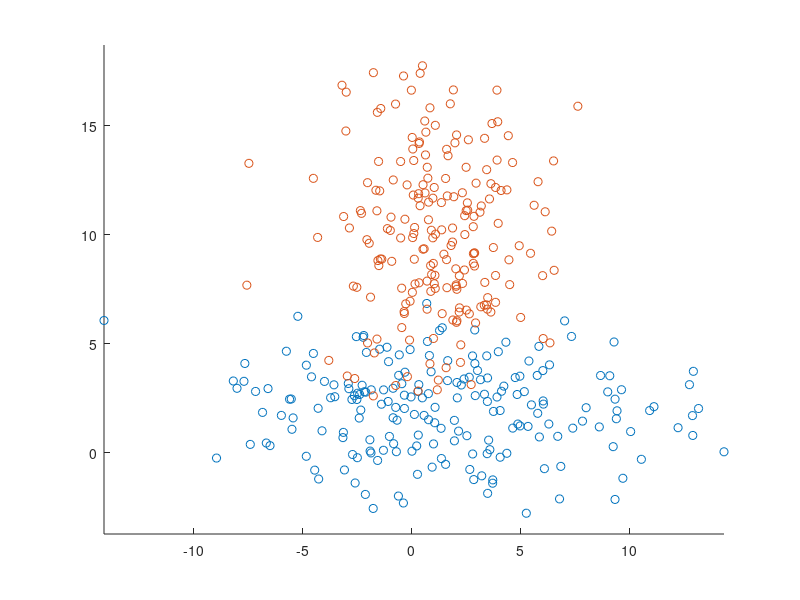

Recreate this plot in MATLAB. (Note: this script raises an error after producing the figure.)
% Two gaussian

rng(0)

X1 = bsxfun(@times,randn(1000,2),[5 2]);
X1 = bsxfun(@plus,X1,[1 2]);
X2 = bsxfun(@times,randn(1000,2),[2.5 3.5]);
X2 = bsxfun(@plus,X2,[1 10]);
X3 = bsxfun(@times,randn(200,2),[5 2]);
X3 = bsxfun(@plus,X3,[1 2]);
X4 = bsxfun(@times,randn(200,2),[2.5 3.5]);
X4 = bsxfun(@plus,X4,[1 10]);

close all

scatter(X3(:,1),X3(:,2),'bx')
hold on
scatter(X4(:,1),X4(:,2),'rx')
axis equal
set(gcf,'renderer','zbuffer');


xTrain = [X1;X2] ;
xTrain = [xTrain ones(size(xTrain,1),1)] ;
yTrain = [ones(size(X1,1),1) ; -ones(size(X2,1),1)] ;

xTest = [X3;X4] ;
xTest = [xTest ones(size(xTest,1),1)] ;
yTest = [ones(size(X3,1),1) ; -ones(size(X4,1),1)] ;


fieldsize=-20:0.1:20;
[xx,yy] = meshgrid(fieldsize,fieldsize);
xGrid = [xx(:) yy(:) ones(length(yy(:)),1)];

flogistic=@(x)(1./(1+exp(-x)));

% PB1 (primal same as logistic Newton-Raphson folder)
c=0.001; w0=zeros(size(xTrain,2),1) ;
PB1=LP_primal_logistic_reg_problem(xTrain,yTrain);
tic;
w_pb1= LP_damped_newton_method(PB1,c,w0);
train_time_primal = toc;
tic;
w_pb1_nr= LP_newton_raphson(PB1,c,w0);
train_time_primal_nr = toc;

val = flogistic(xGrid*w_pb1) ; val = reshape(val,length(fieldsize),length(fieldsize)) ;
contour(xx,yy,val,[0.5 0.5],'r','LineWidth',2);
val = flogistic(xGrid*w_pb1_nr) ; val = reshape(val,length(fieldsize),length(fieldsize)) ;
contour(xx,yy,val,[0.5 0.5],'--r','LineWidth',4);

% PB2: dual (Kernel logistic regression)
% linear kernel
c=0.001; alpha0=zeros(size(xTrain,1),1) ;

K = xTrain*xTrain' ;
PB2=LP_dual_logistic_reg_problem(K,yTrain);

tic;
alpha_pb2= LP_damped_newton_method(PB2,c,alpha0);
train_time_dual_lin = toc;
tic;
alpha_pb2_nr= LP_newton_raphson(PB2,c,alpha0);
train_time_dual_lin_nr = toc;

Kgrid=xGrid*xTrain';
Ktest_lin=xTest*xTrain';

sumProduct_grid =  Kgrid * alpha_pb2 ;
sumProduct_lin =  Ktest_lin * alpha_pb2 ;

sumProduct_grid_nr =  Kgrid * alpha_pb2_nr ;
sumProduct_lin_nr =  Ktest_lin * alpha_pb2_nr ;


val = flogistic(sumProduct_grid) ; val = reshape(val,length(fieldsize),length(fieldsize)) ;
contour(xx,yy,val,[0.5 0.5],'b' );
val = flogistic(sumProduct_grid_nr) ; val = reshape(val,length(fieldsize),length(fieldsize)) ;
contour(xx,yy,val,[0.5 0.5],'--b','LineWidth',2 );


% PB3: dual (Kernel logistic regression)
% RBF kernel
c=0.001; alpha0=zeros(size(xTrain,1),1) ;
sigma = 0.001;
K = zeros(size(K)) ;
for i=1:size(K,1)
    u=xTrain(i,:);
    K(i,:) = exp(-sigma*(sum(bsxfun(@minus,xTrain,u).^2,2))) ;
end

PB3=LP_dual_logistic_reg_problem(K,yTrain);

tic;
alpha_pb3= LP_damped_newton_method(PB3,c,alpha0);
train_time_dual_rbf = toc;
tic;
alpha_pb3_nr= LP_newton_raphson(PB3,c,alpha0);
train_time_dual_rbf_nr = toc;


Kgrid=zeros(size(xGrid,1),size(xTrain,1));
for i=1:size(xGrid,1)
    u=xGrid(i,:);
    Kgrid(i,:) = exp(-sigma*(sum(bsxfun(@minus,xTrain,u).^2,2))) ;
end
Ktest_rbf=zeros(size(xTest,1),size(xTrain,1));
for i=1:size(xTest,1)
    u=xTest(i,:);
    Ktest_rbf(i,:) = exp(-sigma*(sum(bsxfun(@minus,xTrain,u).^2,2))) ;
end

sumProduct_grid =  Kgrid * alpha_pb3 ;
sumProduct_rbf =  Ktest_rbf * alpha_pb3 ;

sumProduct_grid_nr =  Kgrid * alpha_pb3_nr ;
sumProduct_rbf_nr =  Ktest_rbf * alpha_pb3_nr ;


val = flogistic(sumProduct_grid) ; val = reshape(val,length(fieldsize),length(fieldsize)) ;
contour(xx,yy,val,[0.5 0.5],'g' );
val = flogistic(sumProduct_grid_nr) ; val = reshape(val,length(fieldsize),length(fieldsize)) ;
contour(xx,yy,val,[0.5 0.5],'--g','LineWidth',2 );

% error damped newton
sc_primal=flogistic(xTest*w_pb1);
sc_dual_lin=flogistic(sumProduct_lin);
sc_dual_rbf=flogistic(sumProduct_rbf);

error_primal = sum((sc_primal < 0.5) == (yTest==1))
error_dual_lin = sum((sc_dual_lin < 0.5) == (yTest==1))
error_dual_rbf = sum((sc_dual_rbf < 0.5) == (yTest==1))

train_time_primal
train_time_dual_lin
train_time_dual_rbf


% error newton raphson
sc_primal_nr=flogistic(xTest*w_pb1_nr);
sc_dual_lin_nr=flogistic(sumProduct_lin_nr);
sc_dual_rbf_nr=flogistic(sumProduct_rbf_nr);

error_primal_nr = sum((sc_primal_nr < 0.5) == (yTest==1))
error_dual_lin_nr = sum((sc_dual_lin_nr < 0.5) == (yTest==1))
error_dual_rbf_nr = sum((sc_dual_rbf_nr < 0.5) == (yTest==1))

train_time_primal_nr
train_time_dual_lin_nr
train_time_dual_rbf_nr


